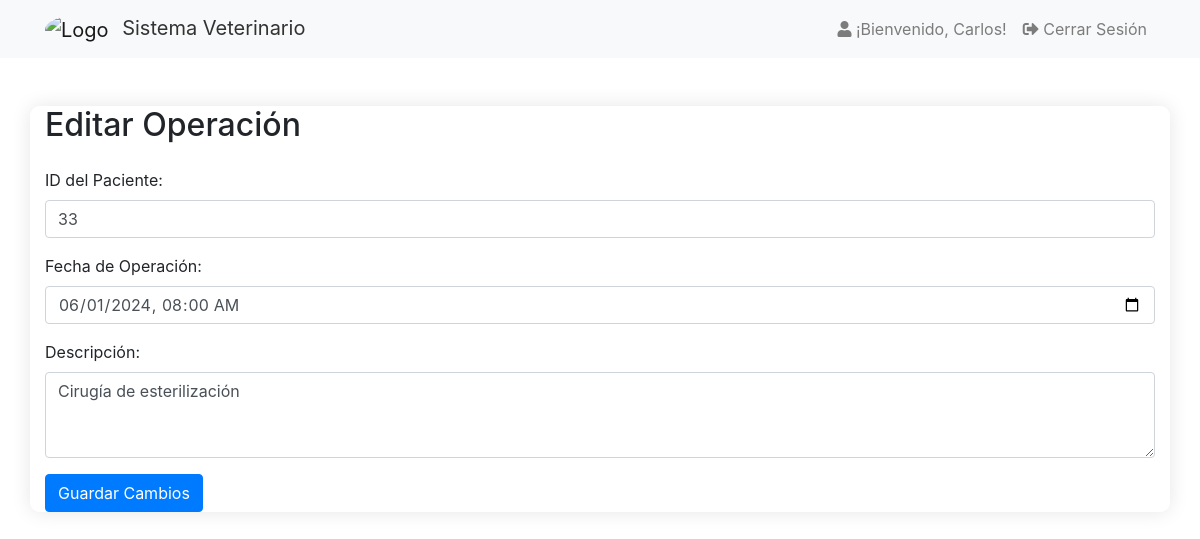
Page /views/admin_views/editar_operacion.php?numero_operacion=12 (signed in) on the committed database.
### tables this page shows
CREATE TABLE IF NOT EXISTS `operacion` (
  `numero_operacion` int NOT NULL AUTO_INCREMENT,
  `id_paciente` int DEFAULT NULL,
  `fecha_operacion` datetime DEFAULT NULL,
  `descripcion` text,
  PRIMARY KEY (`numero_operacion`),
  KEY `id_paciente` (`id_paciente`)
);

### views/admin_views/editar_operacion.php (the view, shortened to what this page needs)
<?php
require_once "../../utils/operacion.php";
function obtenerOperacionPorNumero($numero_operacion)
{
    global $conn;
    $sql = "SELECT * FROM operacion WHERE numero_operacion = ?";
    $stmt = $conn->prepare($sql);
    $stmt->bind_param("i", $numero_operacion);
    $stmt->execute();
    $result = $stmt->get_result();
    if ($result->num_rows == 1) {
        return $result->fetch_assoc();
    } else {
        return false;
    }
}
if (isset($_GET['numero_operacion']) && !empty($_GET['numero_operacion'])) {
    $numero_operacion = $_GET['numero_operacion'];
    $operacion = obtenerOperacionPorNumero($numero_operacion);
} else {
    header("Location: lista_operaciones.php");
    exit();
}
?>
<!DOCTYPE html>
<html lang="es">
<head>
    <link rel="stylesheet" href="../../css/dashboard.css">
    <link rel="stylesheet" href="https://maxcdn.bootstrapcdn.com/bootstrap/4.5.2/css/bootstrap.min.css">
</head>
<body>
    <?php include '../header.php'; ?>
    <div class="container mt-5" style="background-color: rgba(255, 255, 255, 0.90); border-radius: 10px; box-shadow: 0 0 20px rgba(0, 0, 0, 0.1);">
        <h2 class="mb-4">Editar Operación</h2>
        <form action="<?php echo $_SERVER["PHP_SELF"] . '?numero_operacion=' . $numero_operacion; ?>" method="post">
            <div class="form-group">
                <label for="id_paciente">ID del Paciente:</label>
                <input type="text" class="form-control" id="id_paciente" name="id_paciente"
                    value="<?php echo $operacion['id_paciente']; ?>" required>
            </div>
            <div class="form-group">
                <label for="fecha_operacion">Fecha de Operación:</label>
                <input type="datetime-local" class="form-control" id="fecha_operacion" name="fecha_operacion"
                    value="<?php echo date('Y-m-d\TH:i', strtotime($operacion['fecha_operacion'])); ?>" required>
            </div>
            <div class="form-group">
                <label for="descripcion">Descripción:</label>
                <textarea class="form-control" id="descripcion" name="descripcion" rows="3"
                    required><?php echo $operacion['descripcion']; ?></textarea>
            </div>
            <button type="submit" class="btn btn-primary">Guardar Cambios</button>
        </form>
    </div>
</body>
</html>

### css/dashboard.css (style rules this page uses)
body { font-family: Arial, sans-serif; background-image: url("../img/fondo1.jpg"); background-size: cover; }

### rows in the picture
operacion: id_paciente "33", fecha_operacion "06/01/2024 08:00", descripcion "Cirugía de esterilización"

### other values in the picture
$nombreUsuario "Carlos"
